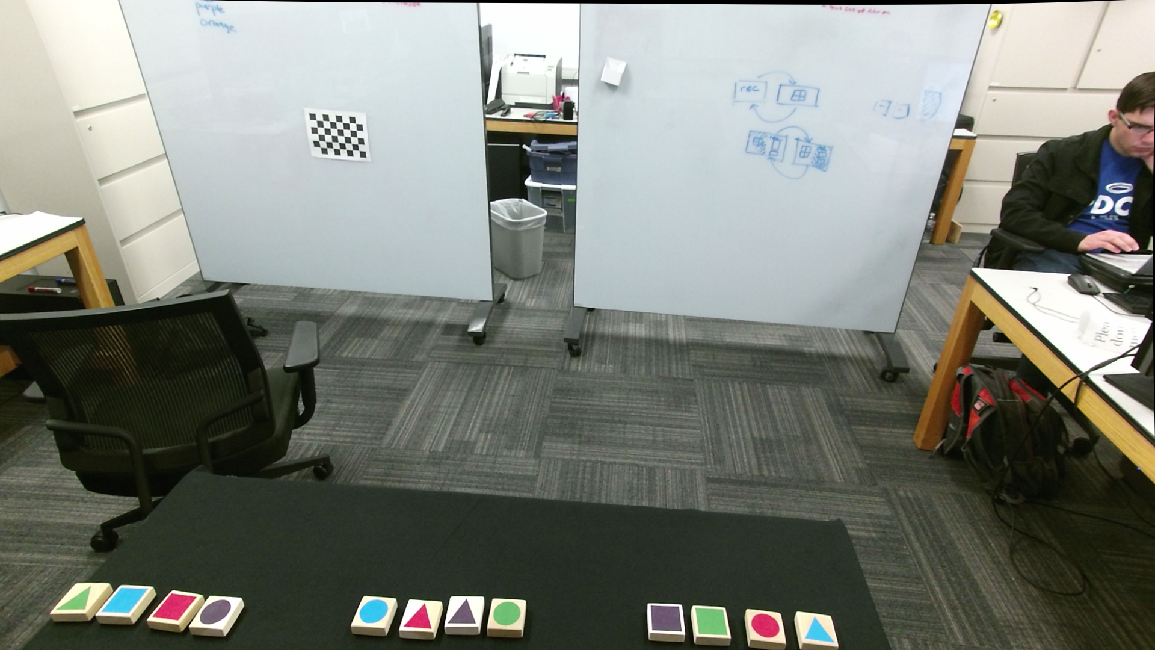
#> input picture test_imgs/rd5.png, 1155 x 650 px
$ python area_mask.py
#> lines starting #> are read from the running program, lines starting #| are printed output that depends on the picture; after the words box and inside, x2 and y2 are one past the last pixel; in counts of white or black regions, pixels touching at a corner belong together
import numpy as np
import cv2
import matplotlib.pyplot as plt

img=cv2.imread('../test_imgs/rd5.png')
#> img is the input picture: shape (650, 1155, 3); mean B, G, R 119.8, 127.9, 124.1
area_mask=np.zeros((img.shape[0],img.shape[1]))
print(img.shape)
#| (650, 1155, 3)
area_mask[472:,30:895]=1
cv2.circle(area_mask,(400,465),20,(255,0,0),-1)
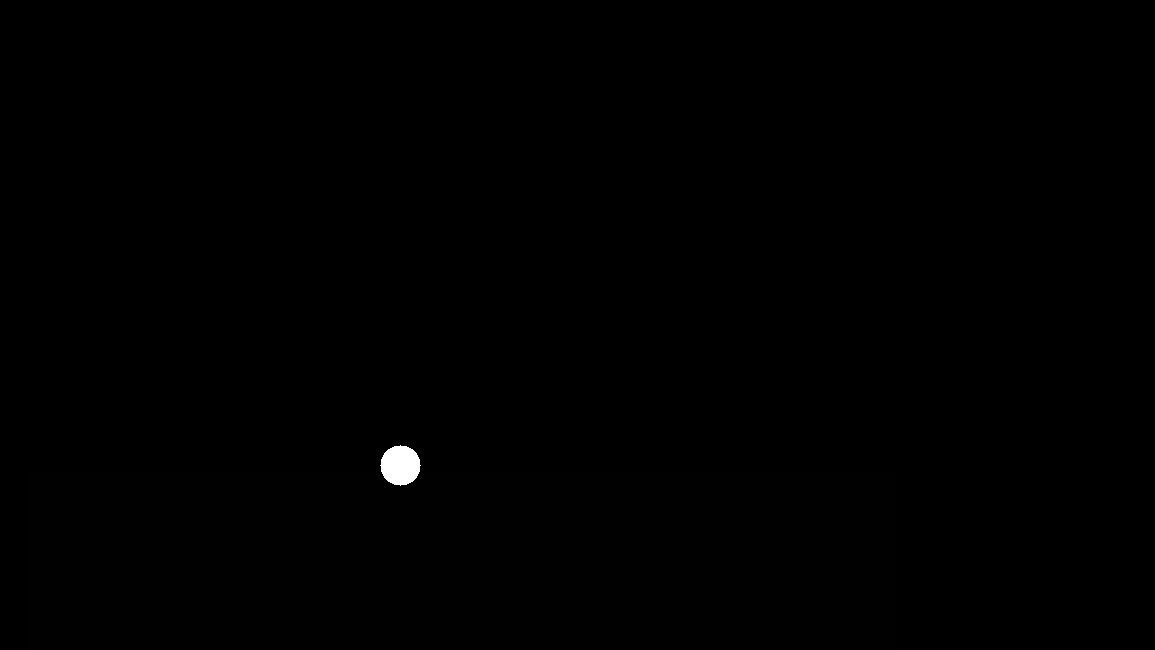
#> area_mask: shape (650, 1155) float64; min 0, max 255, mean 0.6
cv2.bitwise_and(img,img,)
# img[472:,30:895]=[255,0,0]
print(area_mask.shape)
#| (650, 1155)
# out=np.logical_and(img,area_mask)
cv2.imshow('img',area_mask)
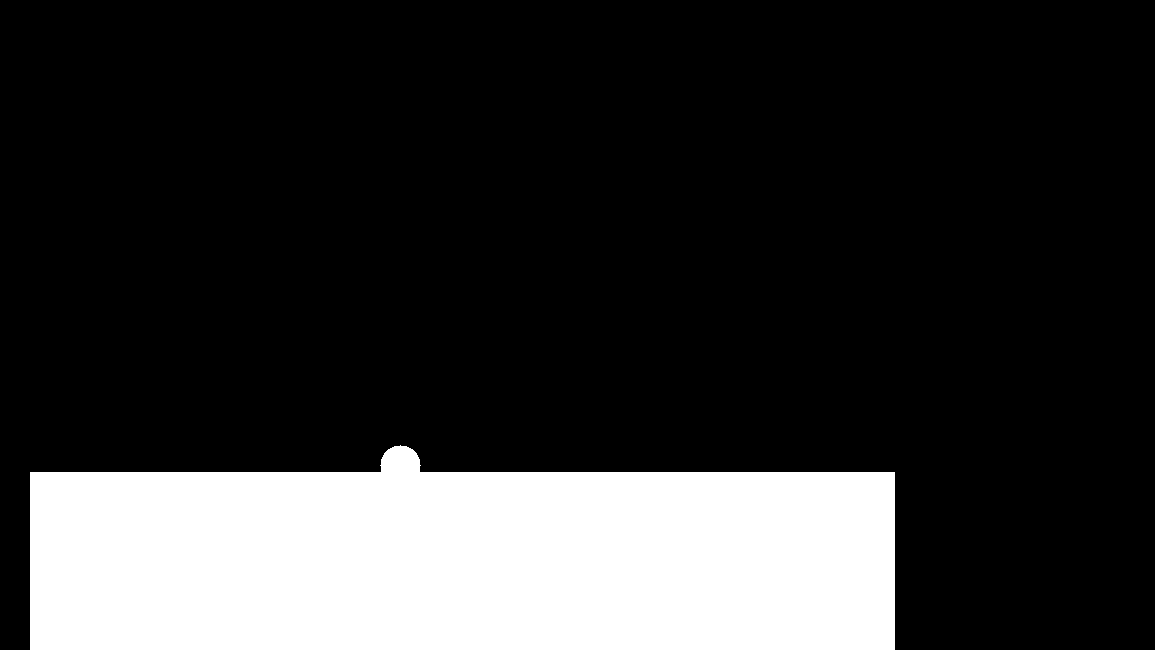
#> window 'img': shape (650, 1155); 20.6% white; 1 white region, box (x1, y1, x2, y2) and area: (30, 445, 895, 650) 154853
# cv2.imshow('img',img)
cv2.waitKey(0)
